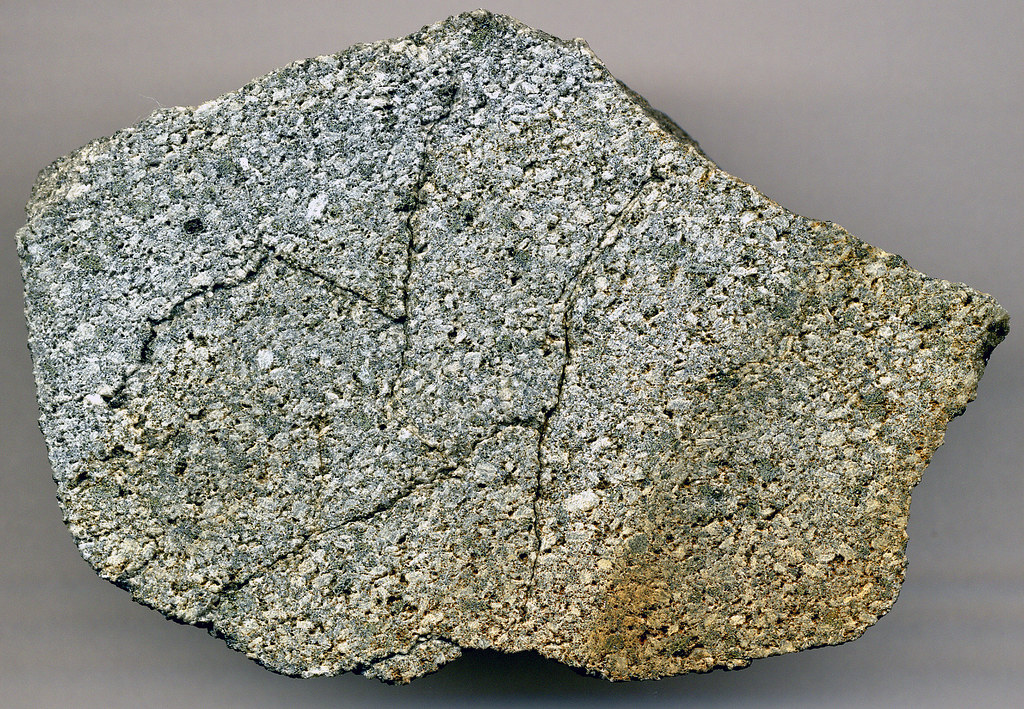
#> input picture scripts/rock_download/rock_images/Andesite/Andesite_001.png, 1024 x 709 px
$ python crop.py rock_download/rock_images/Andesite/Andesite_001.png
#> lines starting #> are read from the running program, lines starting #| are printed output that depends on the picture
#!/usr/bin/env python3
"""
Image cropping script for rock specimen photos.
Crops images to 16:12 aspect ratio from the center.

Usage:
    python scripts/crop.py input_image.jpg                 # saves to ./cropped/input_image.jpg
    python scripts/crop.py input_image.jpg output.jpg      # saves to specified path
    python scripts/crop.py *.jpg                           # batch process to ./cropped/
"""

import sys
import os
from PIL import Image
import argparse


def crop_to_16_10(image_path, output_path=None, quality=95):
    """
    Crop an image to 16:12 aspect ratio from the center.

    Args:
        image_path (str): Path to input image
        output_path (str): Path for output image (optional, defaults to ./cropped/)
        quality (int): JPEG quality (1-100)

    Returns:
        str: Path to the output file
    """
#> called with quality = 95
    try:
        # Open the image without applying EXIF rotation
        img = Image.open(image_path)
#> img is the input picture: PIL image 1024x709 RGB; mean R, G, B 138.9, 138, 127.4

        # Prevent automatic EXIF orientation by creating a copy without EXIF data
        # This ensures the image stays in its original orientation
        if hasattr(img, 'getexif') and img.getexif():
            # Create a new image without EXIF data to prevent rotation
            img_data = img.copy()
            img.close()
            img = img_data

        # Rotate image 90 degrees clockwise to correct orientation
        img = img.rotate(-90, expand=True)
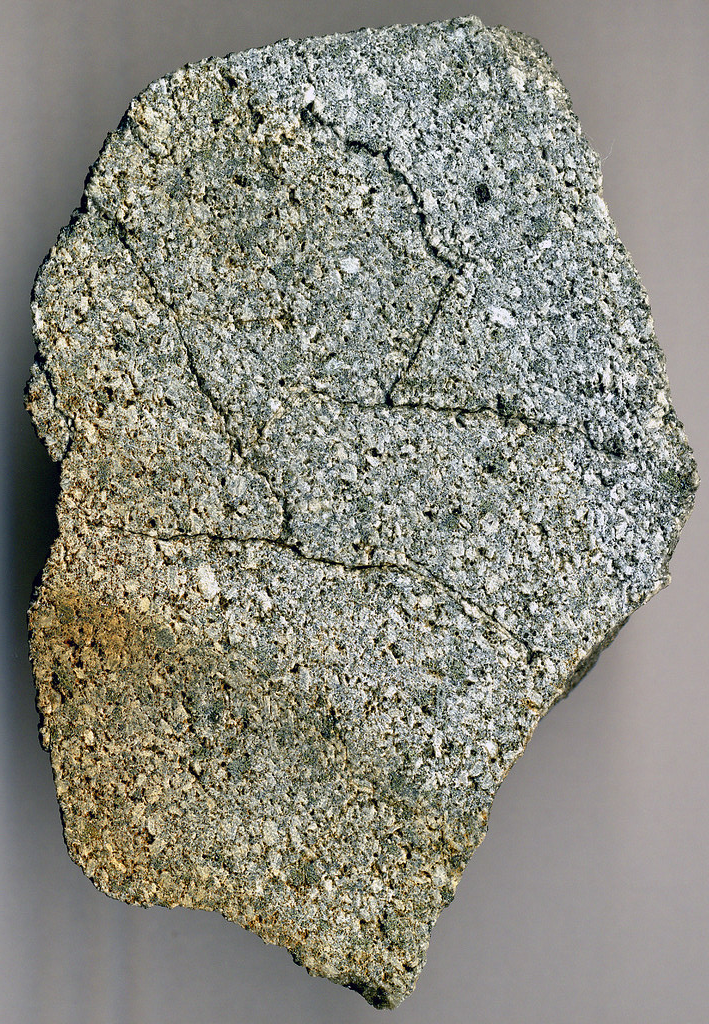
#> img: PIL image 709x1024 RGB; mean R, G, B 138.9, 138, 127.4
        print("🔄 Rotated image 90° clockwise")

        # Get original dimensions (after rotation correction)
        original_width, original_height = img.size
#> original_width = 709; original_height = 1024
        print(f"Original size (after rotation): {original_width}x{original_height}")
#| Original size (after rotation): 709x1024

        # Calculate 16:12 aspect ratio
        target_ratio = 16 / 12  # 1.333...
        current_ratio = original_width / original_height
#> current_ratio = 0.692

        print(f"Current ratio: {current_ratio:.3f}, Target ratio: {target_ratio:.3f}")
#| Current ratio: 0.692, Target ratio: 1.333

        # Determine output path
        if output_path is None:
            # Create cropped directory if it doesn't exist
            cropped_dir = "./cropped"
            os.makedirs(cropped_dir, exist_ok=True)

            # Extract filename and create output path
            filename = os.path.basename(image_path)
            output_path = os.path.join(cropped_dir, filename)

        if abs(current_ratio - target_ratio) < 0.01:
            print("Image already has 16:12 aspect ratio!")
            if output_path != image_path:
                img.save(output_path, quality=quality, optimize=True)
                print(f"✅ Copied to: {output_path}")
                img.close()
                return output_path
            img.close()
            return image_path

        # Calculate crop dimensions
        if current_ratio > target_ratio:
            # Image is too wide, crop width
            new_width = int(original_height * target_ratio)
            new_height = original_height
            left = (original_width - new_width) // 2
            top = 0
            right = left + new_width
            bottom = original_height
        else:
            # Image is too tall, crop height
            new_width = original_width
#> new_width = 709
            new_height = int(original_width / target_ratio)
#> new_height = 531
            left = 0
            top = (original_height - new_height) // 2
#> top = 246
            right = original_width
#> right = 709
            bottom = top + new_height
#> bottom = 777

        print(f"Cropping to: {new_width}x{new_height}")
#| Cropping to: 709x531
        print(f"Crop box: ({left}, {top}, {right}, {bottom})")
#| Crop box: (0, 246, 709, 777)

        # Crop the image
        cropped_img = img.crop((left, top, right, bottom))
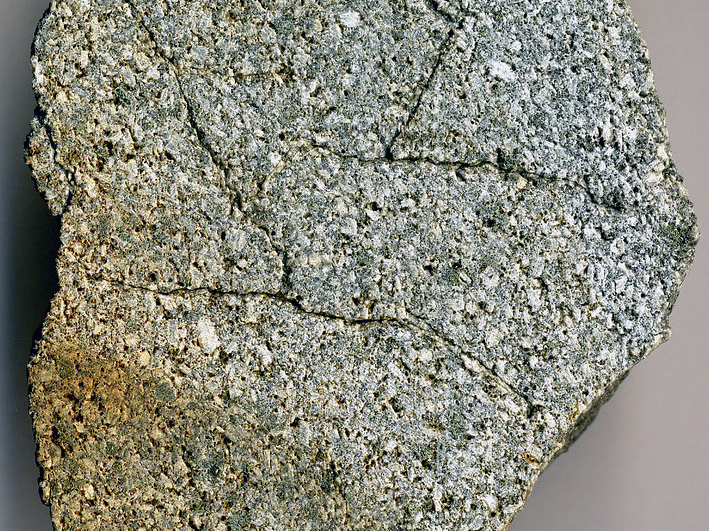
#> cropped_img: PIL image 709x531 RGB; mean R, G, B 137.9, 137.6, 125.1

        # Save the cropped image
        if cropped_img.mode == 'RGBA' and output_path.lower().endswith('.jpg'):
            # Convert RGBA to RGB for JPEG
            background = Image.new('RGB', cropped_img.size, (255, 255, 255))
            background.paste(cropped_img, mask=cropped_img.split()[-1])
            cropped_img = background

        cropped_img.save(output_path, quality=quality, optimize=True)
        print(f"✅ Cropped image saved to: {output_path}")

        # Clean up
        img.close()
        cropped_img.close()

        return output_path

    except FileNotFoundError:
        print(f"❌ Error: File '{image_path}' not found")
        return None
    except Exception as e:
        print(f"❌ Error processing image: {e}")
        return None


def main():
    parser = argparse.ArgumentParser(
        description="Crop images to 16:12 aspect ratio for rock specimen photos",
        formatter_class=argparse.RawDescriptionHelpFormatter,
        epilog="""
Examples:
  python scripts/crop.py photo.jpg                    # Save to ./cropped/photo.jpg
  python scripts/crop.py photo.jpg cropped.jpg        # Save to specific file
  python scripts/crop.py photo.jpg -q 85              # Lower quality, save to ./cropped/
  python scripts/crop.py *.jpg                        # Batch process to ./cropped/
        """
    )

    parser.add_argument('input_files', nargs='+', help='Input image file(s)')
    parser.add_argument('output_file', nargs='?', help='Output file (optional, for single file only)')
    parser.add_argument('-q', '--quality', type=int, default=95,
                       help='JPEG quality (1-100, default: 95)')

    args = parser.parse_args()

    # Validate quality
    if not 1 <= args.quality <= 100:
        print("❌ Quality must be between 1 and 100")
        sys.exit(1)

    # Handle multiple files
    if len(args.input_files) > 1:
        if args.output_file:
            print("❌ Cannot specify output file when processing multiple inputs")
            sys.exit(1)

        print(f"📸 Processing {len(args.input_files)} files...")
        print(f"📁 Output will be saved to: ./cropped/")

        # Create cropped directory if it doesn't exist
        cropped_dir = "./cropped"
        os.makedirs(cropped_dir, exist_ok=True)

        success_count = 0

        for input_file in args.input_files:
            print(f"\n🔄 Processing: {input_file}")
            # For batch processing, save to cropped directory
            filename = os.path.basename(input_file)
            output_path = os.path.join(cropped_dir, filename)
            result = crop_to_16_10(input_file, output_path, quality=args.quality)
            if result:
                success_count += 1

        print(f"\n✅ Successfully processed {success_count}/{len(args.input_files)} files")
        print(f"📁 All cropped images saved to: {cropped_dir}/")

    # Handle single file
    else:
        input_file = args.input_files[0]
        output_file = args.output_file

        print(f"🔄 Processing: {input_file}")
        result = crop_to_16_10(input_file, output_file, quality=args.quality)

        if result:
            print("✅ Done!")
        else:
            sys.exit(1)


if __name__ == "__main__":
    main()

$ run again, on scripts/rock_download/rock_images/Andesite/Andesite_004.png
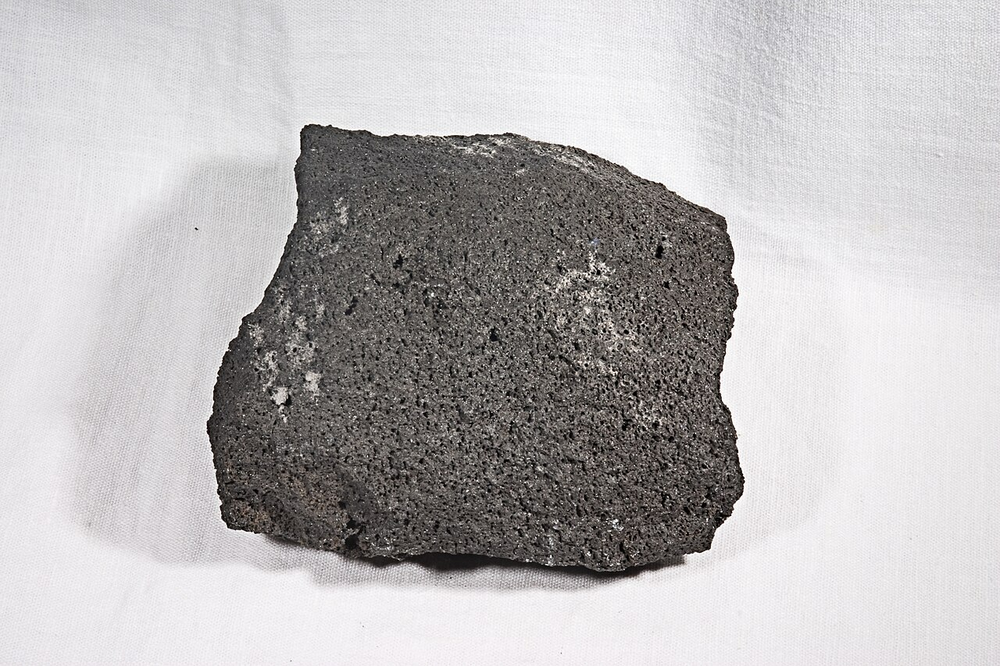
#> input picture scripts/rock_download/rock_images/Andesite/Andesite_004.png, 1000 x 666 px, shrunk from 1280 x 853 before the run
#> in crop_to_16_10, img is the input picture: PIL image 1000x666 RGB; mean R, G, B 186.3, 183.8, 184.5
#> in crop_to_16_10, `img = img.rotate(-90, expand=True)`:
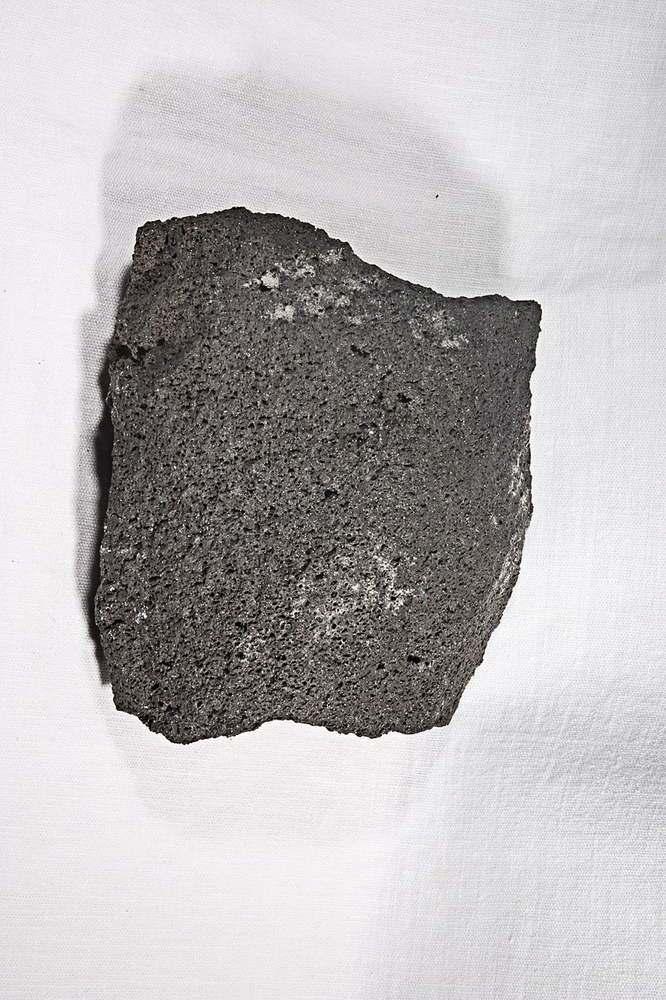
#> img: PIL image 666x1000 RGB; mean R, G, B 186.3, 183.8, 184.5
#| Original size (after rotation): 666x1000
#| Current ratio: 0.666, Target ratio: 1.333
#| Cropping to: 666x499
#| Crop box: (0, 250, 666, 749)
#> in crop_to_16_10, `cropped_img = img.crop((left, top, right, bottom))`:
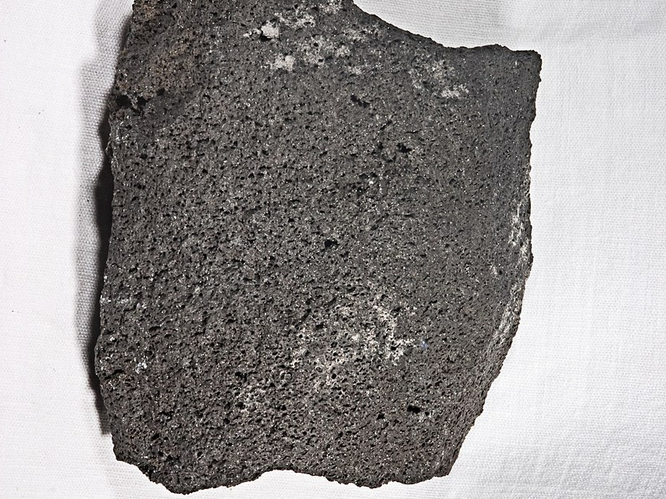
#> cropped_img: PIL image 666x499 RGB; mean R, G, B 149.9, 146.6, 145.8

$ run again, on scripts/rock_download/rock_images/Andesite/Andesite_008.png
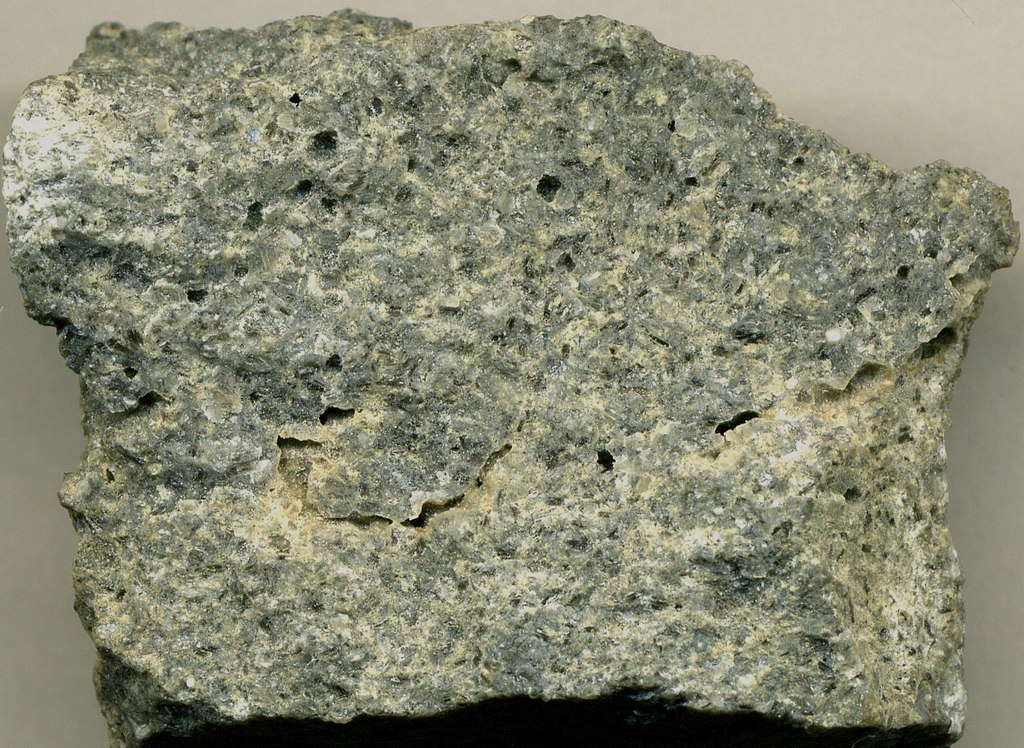
#> input picture scripts/rock_download/rock_images/Andesite/Andesite_008.png, 1024 x 748 px
#> in crop_to_16_10, img is the input picture: PIL image 1024x748 RGB; mean R, G, B 134.2, 135, 114
#> in crop_to_16_10, `img = img.rotate(-90, expand=True)`:
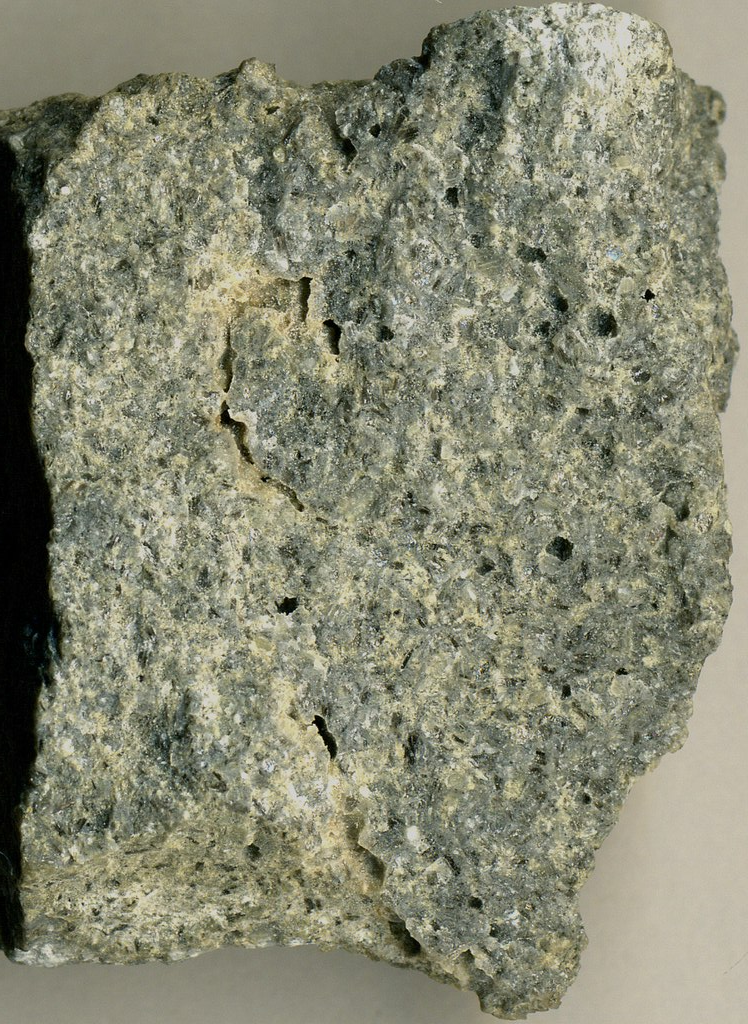
#> img: PIL image 748x1024 RGB; mean R, G, B 134.2, 135, 114
#| Original size (after rotation): 748x1024
#| Current ratio: 0.730, Target ratio: 1.333
#| Cropping to: 748x561
#| Crop box: (0, 231, 748, 792)
#> in crop_to_16_10, `cropped_img = img.crop((left, top, right, bottom))`:
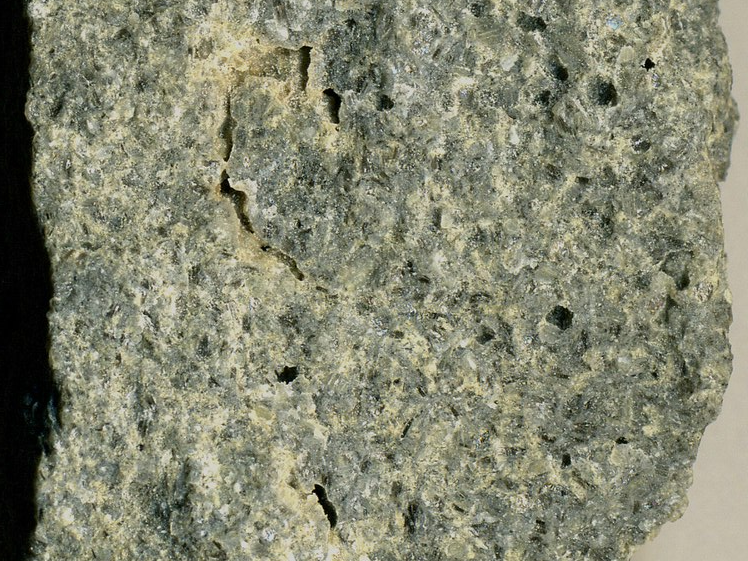
#> cropped_img: PIL image 748x561 RGB; mean R, G, B 132.1, 133.6, 112.3
